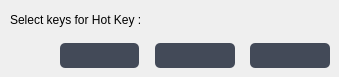
                   <widget class="QWidget" name="page_14">
                    <widget class="QLabel" name="label_95">
                     <property name="geometry">
                      <rect>
                       <x>10</x>
                       <y>10</y>
                       <width>141</width>
                       <height>20</height>
                      </rect>
                     </property>
                     <property name="text">
                      <string>Select keys for Hot Key :</string>
                     </property>
                    </widget>
                    <widget class="QTextEdit" name="Select_HotKey2_ComboBox">
                     <property name="geometry">
                      <rect>
                       <x>155</x>
                       <y>43</y>
                       <width>80</width>
                       <height>25</height>
                      </rect>
                     </property>
                     <property name="maximumSize">
                      <size>
                       <width>80</width>
                       <height>30</height>
                      </size>
                     </property>
                     <property name="styleSheet">
                      <string notr="true">#Select_HotKey2_ComboBox{background-color:#434A58;
	border-color: rgb(255, 255, 255);
border-top-left-radius:5px;
	border-top-right-radius:5px;	
	border-bottom-left-radius:5px;
	border-bottom-right-radius:5px;
padding-left:5px}

#Select_HotKey2_ComboBox:hover{
border:1px solid #E5D9D9;
border-opacity:0.5}</string>
                     </property>
                    </widget>
                    <widget class="QTextEdit" name="Select_HotKey3_ComboBox">
                     <property name="geometry">
                      <rect>
                       <x>250</x>
                       <y>43</y>
                       <width>80</width>
                       <height>25</height>
                      </rect>
                     </property>
                     <property name="maximumSize">
                      <size>
                       <width>80</width>
                       <height>30</height>
                      </size>
                     </property>
                     <property name="styleSheet">
                      <string notr="true">#Select_HotKey3_ComboBox{background-color:#434A58;
	border-color: rgb(255, 255, 255);
border-top-left-radius:5px;
	border-top-right-radius:5px;	
	border-bottom-left-radius:5px;
	border-bottom-right-radius:5px;
padding-left:5px}

#Select_HotKey3_ComboBox:hover{
border:1px solid #E5D9D9;
border-opacity:0.5}</string>
                     </property>
                    </widget>
                    <widget class="QTextEdit" name="Select_HotKey1_ComboBox">
                     <property name="geometry">
                      <rect>
                       <x>60</x>
                       <y>43</y>
                       <width>79</width>
                       <height>25</height>
                      </rect>
                     </property>
                     <property name="maximumSize">
                      <size>
                       <width>80</width>
                       <height>30</height>
                      </size>
                     </property>
                     <property name="styleSheet">
                      <string notr="true">#Select_HotKey1_ComboBox{background-color:#434A58;
	border-color: rgb(255, 255, 255);
border-top-left-radius:5px;
	border-top-right-radius:5px;	
	border-bottom-left-radius:5px;
	border-bottom-right-radius:5px;
padding-left:5px}

#Select_HotKey1_ComboBox:hover{
border:1px solid #E5D9D9;
border-opacity:0.5}</string>
                     </property>
                    </widget>
                   </widget>
